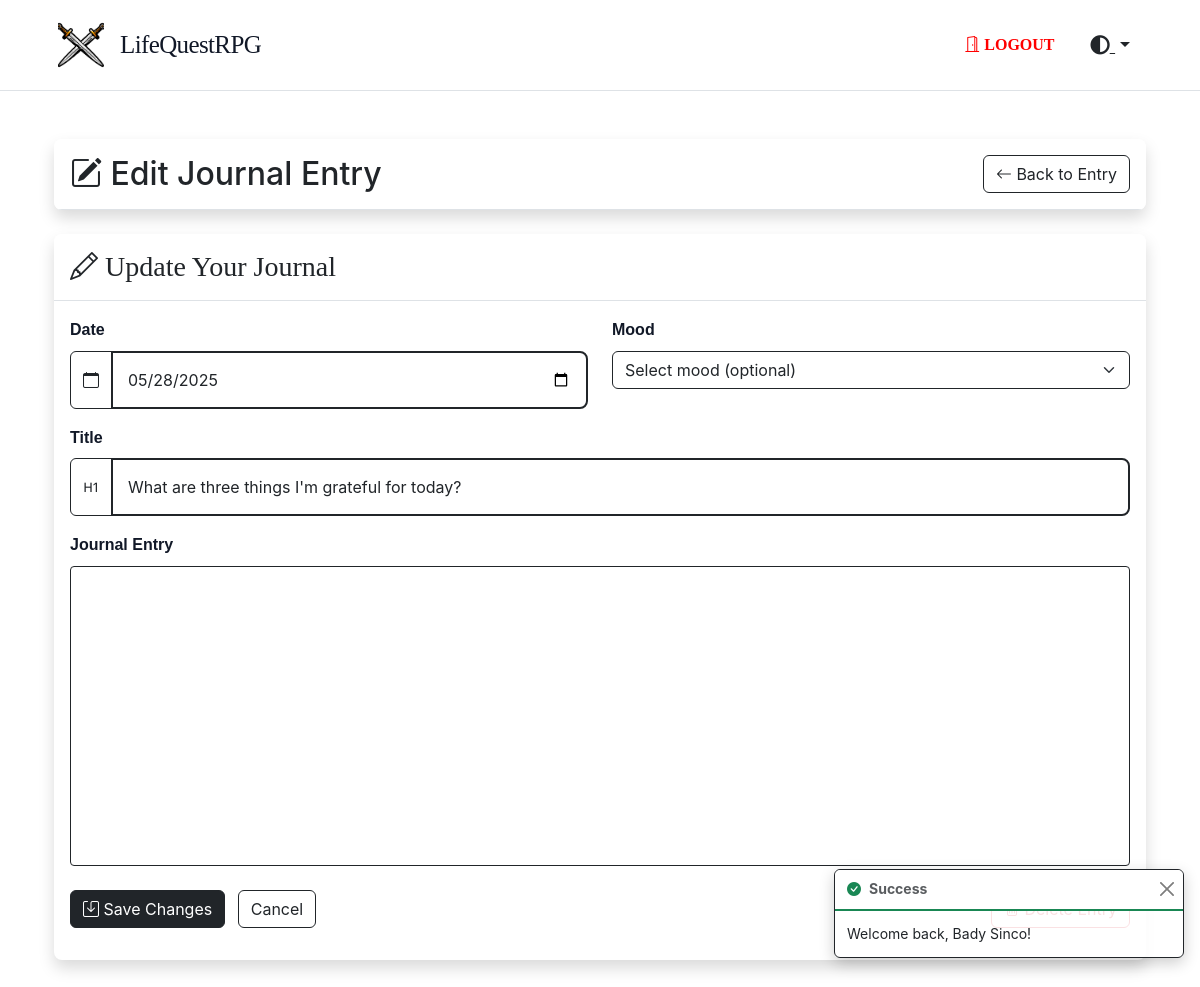
/journal/9/edit (signed in), run on the app's committed database.
### tables this page shows
CREATE TABLE `journals` (
  `id` int NOT NULL,
  `user_id` int NOT NULL,
  `title` varchar(255) NOT NULL,
  `content` longtext NOT NULL,
  `date` date NOT NULL,
  `created_at` timestamp NULL DEFAULT CURRENT_TIMESTAMP,
  `updated_at` timestamp NULL DEFAULT CURRENT_TIMESTAMP ON UPDATE CURRENT_TIMESTAMP
);

### app/Controllers/JournalController.php (called while the page is built, shortened)
<?php
class JournalController extends Controller
{
    protected $JournalModel;
    public function __construct()
    {
        $this->JournalModel = new Journal;
    }
    public function edit($id)
    {
        $journal = $this->JournalModel->find($id);
        return $this->view('journal/edits', [
            'title' => 'Edit Journal Entry',
            'journal' => $journal
        ]);
    }
}

### app/Core/Router.php (called while the page is built, shortened)
<?php
class Router
{
  protected $routes = [
    'GET' => [],
    'POST' => [],
    'PUT' => [],
    'DELETE' => []
  ];
  public function get(string $uri, array $controller, array $middleware = [])
  {
    $this->routes['GET'][$uri] = [
      'controller' => $controller,
      'middleware' => $middleware
    ];
    return $this;
  }
  public function post(string $uri, array $controller, array $middleware = [])
  {
    $this->routes['POST'][$uri] = [
      'controller' => $controller,
      'middleware' => $middleware
    ];
    return $this;
  }
  public function put(string $uri, array $controller, array $middleware = [])
  {
    $this->routes['PUT'][$uri] = [
      'controller' => $controller,
      'middleware' => $middleware
    ];
    return $this;
  }
  public function delete(string $uri, array $controller, array $middleware = [])
  {
    $this->routes['DELETE'][$uri] = [
      'controller' => $controller,
      'middleware' => $middleware
    ];
    return $this;
  }
  public function dispatch(string $uri, string $method)
  {
    $uri = $this->removeQueryString($uri);
    foreach ($this->routes[$method] as $route => $config) {
      if ($this->matchRoute($route, $uri)) {
        return $this->callAction(
          $config['controller'][0],
          $config['controller'][1]
        );
      }
    }
    throw new Exception("No route defined for {$uri} with method {$method}");
  }
  protected function matchRoute(string $route, string $uri)
  {
    if (strpos($route, '{') === false) {
      return false;
    }
    $pattern = preg_replace('/{([a-zA-Z0-9_]+)}/', '([^/]+)', $route);
    $pattern = '#^' . $pattern . '$#';
    if (preg_match($pattern, $uri, $matches)) {
      return true;
    }
    return false;
  }
  protected function removeQueryString(string $uri)
  {
    return parse_url($uri, PHP_URL_PATH) ?? $uri;
  }
  protected function callAction(string $controller, string $action)
  {
    $controller = new $controller();
    $params = [];
    foreach ($_GET as $key => $value) {
      if ($key !== 'url') {
        $params[] = $value;
      }
    }
    return call_user_func_array([$controller, $action], $params);
  }
}

### web/bootstrap.php (called while the page is built, shortened)
<?php
$config = require_once __DIR__ . '/../config/config.php';
$database = require_once __DIR__ . '/../config/database.php';
$router = new Router();
$uri = $_SERVER['REQUEST_URI'] ?? '/';
$method = $_SERVER['REQUEST_METHOD'] ?? 'GET';
try {
  $router->dispatch($uri, $method);
} catch (Exception $e) {
  if ($config['debug']) {
    echo '<h1>Error</h1>';
    echo '<p>' . $e->getMessage() . '</p>';
    echo '<pre>' . $e->getTraceAsString() . '</pre>';
  } else {
    http_response_code(404);
    require_once __DIR__ . '/../app/Views/errors/404.php';
  }
}

### public/index.php (called while the page is built, shortened)
<?php
require_once ROOT_PATH . '/web/bootstrap.php';
?>

### app/Core/Database.php (called while the page is built, shortened)
<?php
class Database
{
  protected $pdo;
  protected $statement;
  public function __construct(array $config)
  {
    $dsn = "mysql:host={$config['host']};dbname={$config['database']};charset={$config['charset']}";
    $options = [
      PDO::ATTR_ERRMODE => PDO::ERRMODE_EXCEPTION,
      PDO::ATTR_DEFAULT_FETCH_MODE => PDO::FETCH_ASSOC,
      PDO::ATTR_EMULATE_PREPARES => false,
    ];
    try {
      $this->pdo = new PDO($dsn, $config['username'], $config['password'], $options);
    } catch (PDOException $e) {
      throw new PDOException($e->getMessage(), (int) $e->getCode());
    }
  }
  public function query(string $sql)
  {
    $this->statement = $this->pdo->prepare($sql);
    return $this;
  }
  public function bind(array $parameters)
  {
    foreach ($parameters as $key => $value) {
      if (is_array($value)) {
        $value = json_encode($value);
        $paramType = PDO::PARAM_STR;
      } else {
        $paramType = is_int($value) ? PDO::PARAM_INT : PDO::PARAM_STR;
      }
      $this->statement->bindValue(
        is_numeric($key) ? $key : $key,
        $value,
        $paramType
      );
    }
    return $this;
  }
  public function execute()
  {
    $this->statement->execute();
    return $this;
  }
  public function fetch()
  {
    return $this->statement->fetch();
  }
}
?>

### app/Core/Model.php (called while the page is built, shortened)
<?php
abstract class Model
{
  protected static $db;
  protected static $table;
  public static function setDatabase(Database $database)
  {
    self::$db = $database;
  }
  public static function find(int $id)
  {
    return self::$db->query("SELECT * FROM " . static::$table . " WHERE id = ?")
      ->bind([1 => $id])
      ->execute()
      ->fetch();
  }
}

### app/Views/journal/edits.php (the view, shortened to what this page needs)
<div class="container py-4">
  <div class="card border-dark mb-4 shadow">
    <div class="card-header bg-white d-flex justify-content-between align-items-center">
      <h2 class="my-2"><i class="bi bi-pencil-square"></i> Edit Journal Entry</h2>
      <a href="/journal/<?= $journal['id'] ?>/peek" class="btn btn-outline-dark">
        <i class="bi bi-arrow-left"></i> Back to Entry
      </a>
    </div>
  </div>
  <div class="card border-dark mb-4 shadow">
    <div class="card-header bg-white">
      <h3 class="my-2" style="font-family: 'Pixelify Sans', serif;">
        <i class="bi bi-pencil"></i> Update Your Journal
      </h3>
    </div>
    <div class="card-body">
      <form action="/journal/<?= $journal['id'] ?>/update" method="post">
        <div class="row mb-3">
          <div class="col-md-6">
            <label for="date" class="form-label">Date</label>
            <div class="input-group">
              <span class="input-group-text border-dark bg-white"><i class="bi bi-calendar"></i></span>
              <input type="date" class="form-control border-dark" id="date" name="date"
                value="<?= htmlspecialchars($journal['date']) ?>" required>
            </div>
          </div>
          <div class="col-md-6">
            <label for="mood" class="form-label">Mood</label>
            <select class="form-select border-dark" id="mood" name="mood">
              <option value="">Select mood (optional)</option>
            </select>
          </div>
        </div>
        <div class="mb-3">
          <label for="title" class="form-label">Title</label>
          <div class="input-group">
            <span class="input-group-text border-dark bg-white"><i class="bi bi-type-h1"></i></span>
            <input type="text" class="form-control border-dark" id="title" name="title"
              value="<?= htmlspecialchars($journal['title']) ?>" placeholder="Title of your journal entry" required>
          </div>
        </div>
        <div class="mb-4">
          <label for="editor-container" class="form-label">Journal Entry</label>
          <div id="editor-container" style="height: 300px; border: 1px solid #212529; border-radius: 4px;"></div>
        </div>
        <div class="mb-3 d-flex justify-content-between">
          <div>
            <button type="submit" class="btn btn-dark">
              <i class="bi bi-save"></i> Save Changes
            </button>
            <a href="/journal/<?= $journal['id'] ?>/peek" class="btn btn-outline-dark ms-2">Cancel</a>
          </div>
          <form action="/journal/<?= $journal['id'] ?>/delete" method="post" class="d-inline">
            <button type="submit" class="btn btn-outline-danger"
              onclick="return confirm('Are you sure you want to delete this journal entry?')">
            </button>
          </form>
        </div>
      </form>
    </div>
  </div>
</div>
<link href="https://cdn.quilljs.com/1.3.6/quill.snow.css" rel="stylesheet">

### public/assets/css/style.css (style rules this page uses)
:root { --primary-color: #111827; --secondary-color: #ffffff; --accent-color: #4b5563; --text-color: #374151; --background-color: #ffffff; --border-color: #e5e7eb; }
body { font-family: 'Inter', -apple-system, BlinkMacSystemFont, 'Segoe UI', Roboto, sans-serif; line-height: 1.6; color: var(--text-color); background-color: var(--background-color); -webkit-font-smoothing: antialiased; }
.card { border: none; border-radius: 8px; overflow: hidden; box-shadow: 0 4px 12px rgba(0, 0, 0, 0.05); }

### public/assets/css/navbar.css (style rules this page uses)
body.theme-light { --bg-primary: #ffffff; --bg-secondary: #f8f9fa; --text-primary: #212529; --text-secondary: #6c757d; --border-color: #dee2e6; --card-bg: #ffffff; --card-border: #dee2e6; --navbar-bg: #ffffff; --sidebar-bg: #f8f9fa; --box-shadow: 0 4px 8px rgba(0, 0, 0, 0.1); }

### public/assets/css/themes.css (style rules this page uses)
body.theme-light { --bg-primary: #ffffff; --bg-secondary: #f8f9fa; --text-primary: #212529; --text-secondary: #6c757d; --border-color: #dee2e6; --card-bg: #ffffff; --card-border: #dee2e6; --navbar-bg: #ffffff; --sidebar-bg: #f8f9fa; --box-shadow: 0 4px 8px rgba(0, 0, 0, 0.1); --input-bg: #fff; --input-text: #212529; --input-placeholder: #6c757d; --input-focus-bg: #fff; --input-focus-border: #86b7fe; }
body.color-default { --accent-color: #212529; --accent-color-hover: #16181b; --accent-color-rgb: 33, 37, 41; --accent-color-light: rgba(33, 37, 41, 0.1); --accent-color-border: rgba(33, 37, 41, 0.3); }
html, body { transition: background-color 0.3s ease, color 0.3s ease, border-color 0.3s ease, box-shadow 0.3s ease; }
html [class*="form-"], html .card, html .btn, html .navbar, html .list-group-item, html .dropdown-menu, html .alert { transition: background-color 0.3s ease, color 0.3s ease, border-color 0.3s ease, box-shadow 0.3s ease; }
body { background-color: var(--bg-primary); color: var(--text-primary); }
.card { background-color: var(--card-bg); border-color: var(--card-border); color: var(--text-primary); }
.btn-dark { background-color: var(--accent-color); border-color: var(--accent-color); }
.btn-outline-dark { border-color: var(--accent-color); color: var(--accent-color); }
.card-header { background-color: rgba(0, 0, 0, 0.05); border-bottom: 1px solid var(--border-color); }
.form-control, .form-select { background-color: var(--input-bg); border-color: var(--border-color); color: var(--input-text); }

### public/assets/css/login.css (style rules this page uses)
:root { --primary-color: var(--text-primary, #111827); --secondary-color: var(--bg-primary, #ffffff); --accent-color: var(--accent-color, #4b5563); --text-color: var(--text-primary, #374151); --background-color: var(--bg-primary, #ffffff); --border-color: #e5e7eb; --highlight-color: #2196F3; }
.form-label { font-weight: 600; color: var(--primary-color); margin-bottom: 8px; font-family: 'Pixelify Sans', sans-serif; }
.form-control { border: 2px solid var(--border-color); border-radius: 8px; padding: 15px; transition: all 0.3s ease; background-color: var(--input-bg, rgba(255, 255, 255, 0.8)); color: var(--input-text, inherit); }

### data on the page
journals: date "05/28/2025", title "What are three things I'm grateful for today?"

### other printed values
$_SESSION['success'] "Welcome back, Bady Sinco!"
